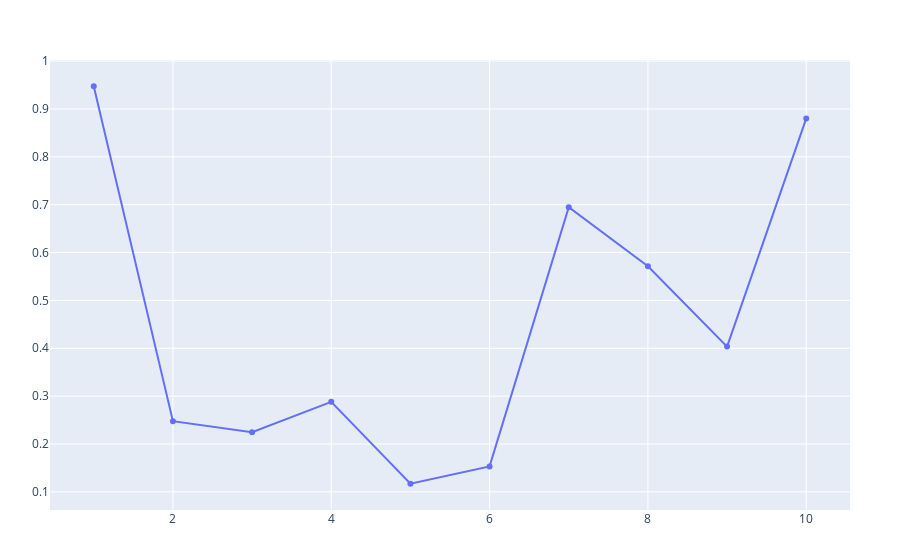

The code cell stored with this chart in its notebook:
### Markdown cell above
The above calculation may be made by hand as shown here, as, 

$$
\begin{align}
\text{Given:} \quad & a = 1, \quad b = 12, \quad c = 1 \\
\text{Quadratic Formula:} \quad & x = \frac{-b \pm \sqrt{b^2 - 4ac}}{2a} \\
\text{Step 1: Discriminant} \quad & \Delta = b^2 - 4ac = 12^2 - 4 \cdot 1 \cdot 1 = 144 - 4 = 140 \\
\text{Step 2: Substitute into formula} \quad & x = \frac{-12 \pm \sqrt{140}}{2 \cdot 1} = \frac{-12 \pm \sqrt{140}}{2} \\
\text{Step 3: Simplify} \quad & \sqrt{140} = \sqrt{4 \cdot 35} = 2\sqrt{35} \\
& x = \frac{-12 \pm 2\sqrt{35}}{2} \\
& \boxed{x = -6 \pm \sqrt{35}.}
\end{align}
$$
Therefore, the manual and julia based solutions are the same. QED.

### Code cell
using PlotlyJS

# Create a simple dataset
x = 1:10
y = rand(10)  # Generate 10 random values

# Create a scatter plot
plot = Plot(scatter(x=x, y=y, mode="lines+markers", name="Random Data"))

# Display the plot
display(plot)

### Figure 1 — Plotly figure (JSON) as saved in the notebook; plotly's stock layout.template omitted (floating-point values rounded to 4 significant figures)
{"data": [{"mode": "lines+markers", "name": "Random Data", "type": "scatter", "x": [1, 2, 3, 4, 5, 6, 7, 8, 9, 10], "y": [0.9474, 0.2477, 0.2245, 0.2882, 0.117, 0.1533, 0.6949, 0.5715, 0.4035, 0.8803]}], "layout": {"margin": {"b": 50, "l": 50, "r": 50, "t": 60}}}
